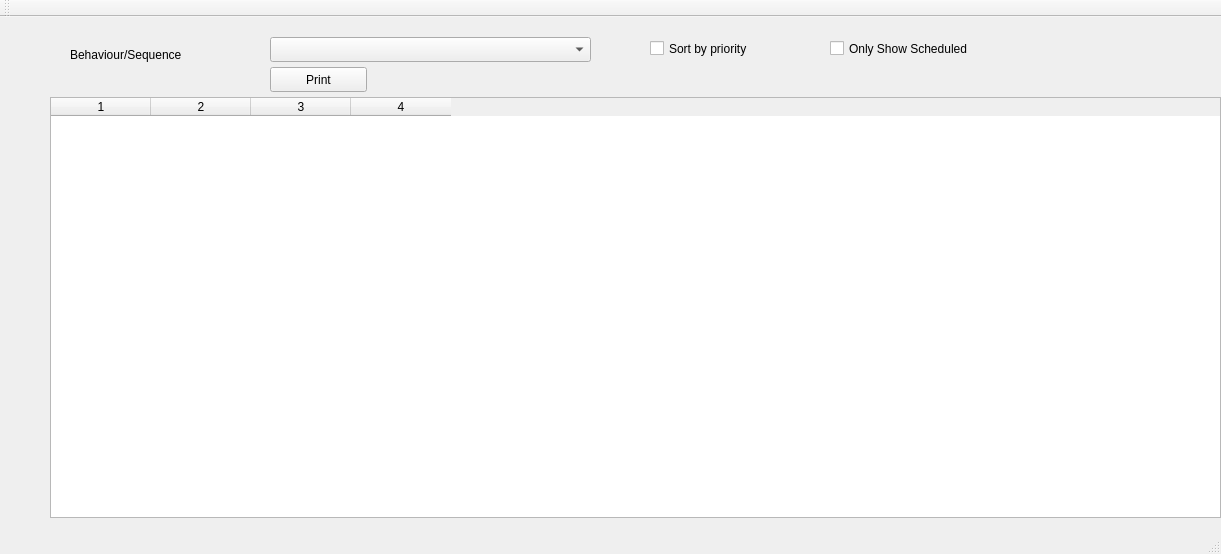
<?xml version="1.0" encoding="UTF-8"?>
<ui version="4.0">
 <class>MainWindow</class>
 <widget class="QMainWindow" name="MainWindow">
  <property name="geometry">
   <rect>
    <x>0</x>
    <y>0</y>
    <width>1221</width>
    <height>554</height>
   </rect>
  </property>
  <property name="windowTitle">
   <string>MainWindow</string>
  </property>
  <widget class="QWidget" name="centralWidget">
   <widget class="QComboBox" name="comboBox">
    <property name="geometry">
     <rect>
      <x>270</x>
      <y>20</y>
      <width>321</width>
      <height>25</height>
     </rect>
    </property>
   </widget>
   <widget class="QLabel" name="label">
    <property name="geometry">
     <rect>
      <x>70</x>
      <y>30</y>
      <width>171</width>
      <height>16</height>
     </rect>
    </property>
    <property name="text">
     <string>Behaviour/Sequence</string>
    </property>
   </widget>
   <widget class="QLabel" name="userLabel">
    <property name="geometry">
     <rect>
      <x>840</x>
      <y>60</y>
      <width>281</width>
      <height>20</height>
     </rect>
    </property>
    <property name="text">
     <string/>
    </property>
   </widget>
   <widget class="QTableWidget" name="tableWidget">
    <property name="geometry">
     <rect>
      <x>50</x>
      <y>80</y>
      <width>1171</width>
      <height>421</height>
     </rect>
    </property>
    <property name="horizontalScrollMode">
     <enum>QAbstractItemView::ScrollPerPixel</enum>
    </property>
    <property name="columnCount">
     <number>4</number>
    </property>
    <column/>
    <column/>
    <column/>
    <column/>
   </widget>
   <widget class="QCheckBox" name="checkBox">
    <property name="geometry">
     <rect>
      <x>650</x>
      <y>20</y>
      <width>131</width>
      <height>23</height>
     </rect>
    </property>
    <property name="text">
     <string>Sort by priority</string>
    </property>
   </widget>
   <widget class="QCheckBox" name="checkBox_2">
    <property name="geometry">
     <rect>
      <x>830</x>
      <y>20</y>
      <width>211</width>
      <height>23</height>
     </rect>
    </property>
    <property name="text">
     <string>Only Show Scheduled </string>
    </property>
   </widget>
   <widget class="QLabel" name="locnLabel">
    <property name="geometry">
     <rect>
      <x>1130</x>
      <y>60</y>
      <width>53</width>
      <height>14</height>
     </rect>
    </property>
    <property name="text">
     <string/>
    </property>
   </widget>
   <widget class="QPushButton" name="pushButton">
    <property name="geometry">
     <rect>
      <x>270</x>
      <y>50</y>
      <width>97</width>
      <height>25</height>
     </rect>
    </property>
    <property name="text">
     <string>Print</string>
    </property>
   </widget>
  </widget>
  <widget class="QMenuBar" name="menuBar">
   <property name="geometry">
    <rect>
     <x>0</x>
     <y>0</y>
     <width>1221</width>
     <height>22</height>
    </rect>
   </property>
  </widget>
  <widget class="QToolBar" name="mainToolBar">
   <attribute name="toolBarArea">
    <enum>TopToolBarArea</enum>
   </attribute>
   <attribute name="toolBarBreak">
    <bool>false</bool>
   </attribute>
  </widget>
  <widget class="QStatusBar" name="statusBar"/>
 </widget>
 <layoutdefault spacing="6" margin="11"/>
 <resources/>
 <connections/>
</ui>
